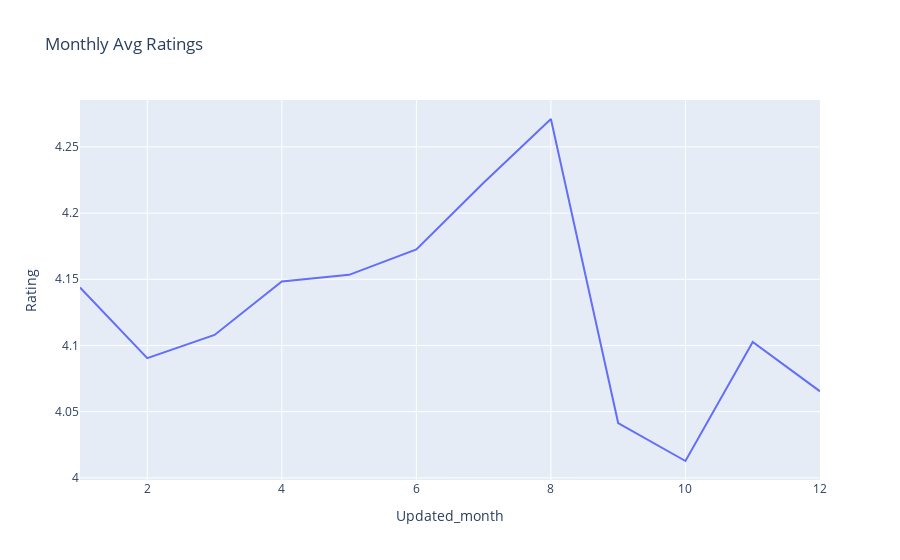

Source (notebook cell):
### Code cell
#Prepare the plot
fig = px.line(result, x='Updated_month',y='Rating',title='Monthly Avg Ratings')
fig.show()

### Figure 1 — Plotly figure (JSON) as saved in the notebook; plotly's stock layout.template omitted (floating-point values rounded to 4 significant figures)
{"data": [{"hovertemplate": "Updated_month=%{x}<br>Rating=%{y}<extra></extra>", "legendgroup": "", "line": {"color": "#636efa", "dash": "solid"}, "marker": {"symbol": "circle"}, "mode": "lines", "name": "", "orientation": "v", "showlegend": false, "type": "scatter", "x": [1, 2, 3, 4, 5, 6, 7, 8, 9, 10, 11, 12], "xaxis": "x", "y": [4.144, 4.09, 4.108, 4.148, 4.153, 4.173, 4.223, 4.271, 4.041, 4.013, 4.103, 4.065], "yaxis": "y"}], "layout": {"legend": {"tracegroupgap": 0}, "title": {"text": "Monthly Avg Ratings"}, "xaxis": {"anchor": "y", "domain": [0, 1], "title": {"text": "Updated_month"}}, "yaxis": {"anchor": "x", "domain": [0, 1], "title": {"text": "Rating"}}}}
